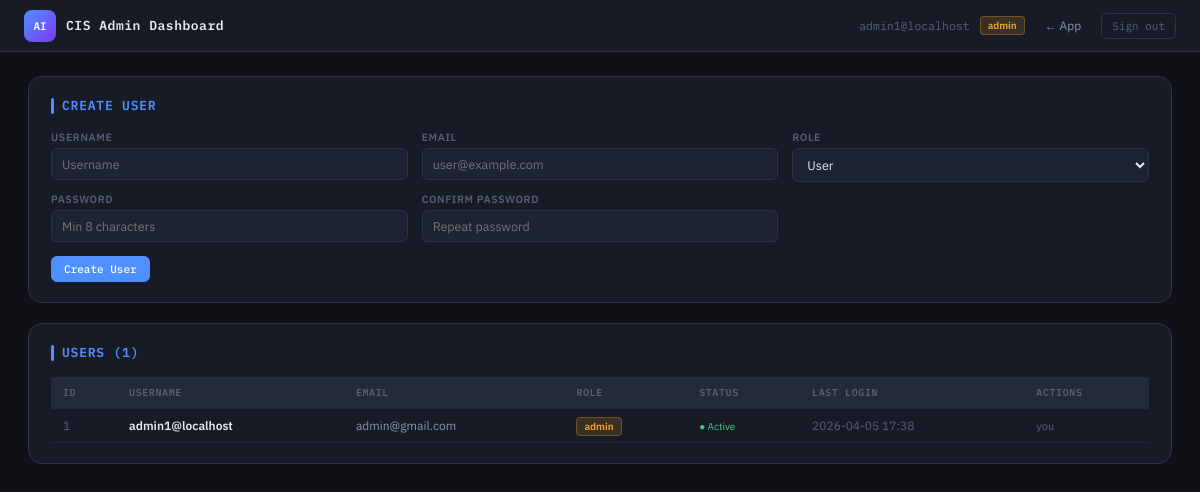
Page /admin/ (signed in) on the earlier database version.
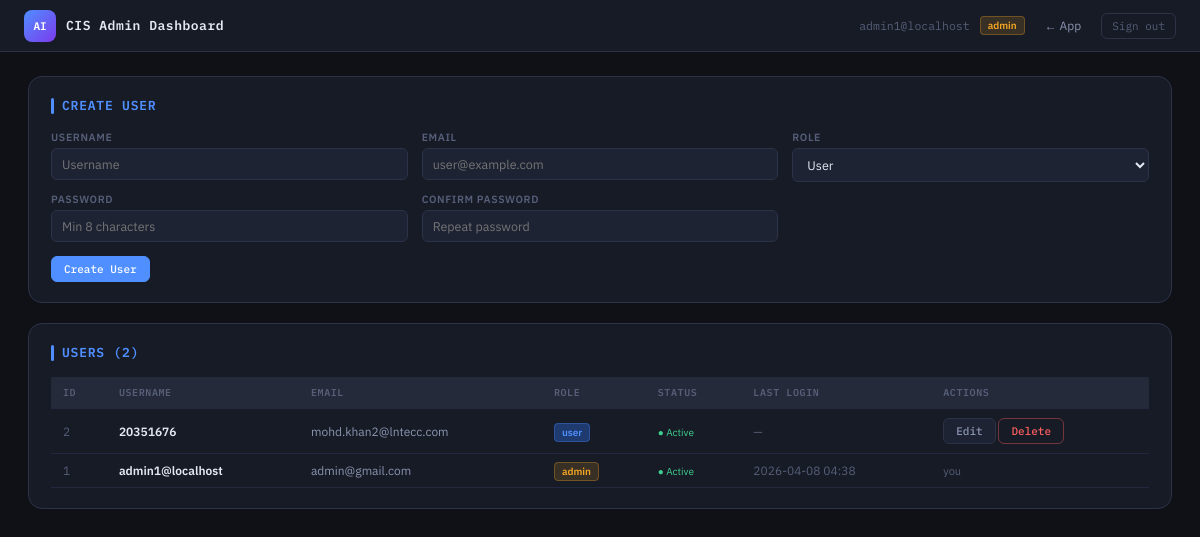
Same page on the later database version.
### models.py (models this page shows, shortened)
class User(UserMixin, db.Model):
    __tablename__ = "users"
    id           = db.Column(db.Integer,     primary_key=True)
    username     = db.Column(db.String(64),  unique=True, nullable=False, index=True)
    email        = db.Column(db.String(120), unique=True, nullable=False, index=True)
    password_hash= db.Column(db.String(256), nullable=False)
    role         = db.Column(db.String(16),  nullable=False, default="user")
    is_active    = db.Column(db.Boolean,     nullable=False, default=True)
    created_at   = db.Column(db.DateTime,    default=lambda: datetime.now(timezone.utc))
    last_login   = db.Column(db.DateTime,    nullable=True)
    @property
    def is_admin(self) -> bool:
        return self.role == "admin"

### app.py (the view)
@admin_bp.route("/")
@admin_required
def dashboard():
    users = User.query.order_by(User.created_at.desc()).all()
    form  = RegisterForm()
    return render_template("admin.html", users=users, form=form)

### forms.py (shortened to what this page needs)
class RegisterForm(FlaskForm):
    username  = StringField(
        "Username",
        validators=[DataRequired(), Length(min=3, max=64)],
        render_kw={"placeholder": "Username"},
    )
    email     = StringField(
        "Email",
        validators=[DataRequired(), Email(), Length(max=120)],
        render_kw={"placeholder": "user@example.com"},
    )
    password  = PasswordField(
        "Password",
        validators=[DataRequired(), Length(min=8, max=128)],
        render_kw={"placeholder": "Min 8 characters"},
    )
    password2 = PasswordField(
        "Confirm Password",
        validators=[DataRequired(), EqualTo("password", message="Passwords must match.")],
        render_kw={"placeholder": "Repeat password"},
    )
    role      = SelectField(
        "Role",
        choices=[(r, r.capitalize()) for r in ROLES],
        default="user",
    )
    submit    = SubmitField("Create User")

### app.py (called while the page is built)
def admin_required(f):
    @functools.wraps(f)
    @login_required
    def wrapped(*args, **kwargs):
        if not current_user.is_admin:
            abort(403)
        return f(*args, **kwargs)
    return wrapped

def create_app():
    app = Flask(__name__)
    app.config.from_object(get_config())
    db.init_app(app)
    login_manager.init_app(app)
    csrf.init_app(app)
    limiter.init_app(app)
    from models import User as _User
    @login_manager.user_loader
    def load_user(user_id):
        return db.session.get(_User, int(user_id))
    app.register_blueprint(auth_bp)
    app.register_blueprint(admin_bp)
    app.register_blueprint(cis_bp)
    with app.app_context():
        db.create_all()
    @app.errorhandler(403)
    def forbidden(e):
        return render_template("errors/403.html"), 403
    @app.errorhandler(404)
    def not_found(e):
        return render_template("errors/404.html"), 404
    @app.errorhandler(500)
    def server_error(e):
        return render_template("errors/500.html"), 500
    return app

### templates/admin.html (shortened to what this page needs)
<!DOCTYPE html>
<html lang="en">
<head>
</head>
<body>
<div class="topbar">
  <div class="brand">
    <div class="brand-mark">AI</div>
    <div>
      <div class="brand-title">CIS Admin Dashboard</div>
    </div>
  </div>
  <div class="topbar-right">
    <span class="user-badge">{{ current_user.username }}</span>
    <span class="admin-chip">admin</span>
    <a href="{{ url_for('cis.index') }}" class="nav-link">← App</a>
    <form method="POST" action="{{ url_for('auth.logout') }}" style="display:inline">
      <button type="submit" class="btn-logout">Sign out</button>
    </form>
  </div>
</div>
<main class="main">
  <div class="card">
    <div class="card-title">Create User</div>
    <form method="POST" action="{{ url_for('admin.create_user') }}" novalidate>
      <div class="form-grid">
        <div class="field">
          {{ form.username.label }}
          {{ form.username() }}
        </div>
        <div class="field">
          {{ form.email.label }}
          {{ form.email() }}
        </div>
        <div class="field">
          {{ form.role.label }}
          {{ form.role() }}
        </div>
        <div class="field">
          {{ form.password.label }}
          {{ form.password() }}
        </div>
        <div class="field">
          {{ form.password2.label }}
          {{ form.password2() }}
        </div>
      </div>
      {{ form.submit(class="btn btn-primary") }}
    </form>
  </div>
  <div class="card">
    <div class="card-title">Users ({{ users | length }})</div>
    <table class="tbl">
      <thead>
        <tr>
          <th>ID</th><th>Username</th><th>Email</th><th>Role</th>
          <th>Status</th><th>Last Login</th><th>Actions</th>
        </tr>
      </thead>
      <tbody>
        {% for u in users %}
        <tr>
          <td style="color:var(--text-3)">{{ u.id }}</td>
          <td style="font-weight:600">{{ u.username }}</td>
          <td style="color:var(--text-2)">{{ u.email }}</td>
          <td><span class="role-{{ u.role }}">{{ u.role }}</span></td>
          <td>
            {% if u.is_active %}
              <span class="status-active">● Active</span>
            {% else %}
              <span class="status-inactive">○ Inactive</span>
            {% endif %}
          </td>
          <td style="color:var(--text-3)">
            {{ u.last_login.strftime('%Y-%m-%d %H:%M') if u.last_login else '—' }}
          </td>
          <td>
            {% if u.id != current_user.id %}
            <details style="display:inline-block;position:relative">
              <summary class="btn" style="list-style:none;cursor:pointer">Edit</summary>
            </details>
            <form method="POST" action="{{ url_for('admin.delete_user', user_id=u.id) }}" style="display:inline" onsubmit="return confirm('Delete {{ u.username }}?')">
              <button type="submit" class="btn btn-danger">Delete</button>
            </form>
            {% else %}
            <span style="color:var(--text-3);font-size:11px">you</span>
            {% endif %}
          </td>
        </tr>
        {% endfor %}
      </tbody>
    </table>
  </div>
</main>
</body>
</html>

### templates/admin.html (style rules this page uses)
:root { --bg:#0f1117;--surface:#171b26;--surface-2:#1e2333;--surface-3:#252a3a; --border:#2c3349;--accent:#4f8fff;--accent-dim:#1e3a6e;--accent-glow:rgba(79,143,255,.18); --green:#3ecf8e;--red:#ff5f5f;--amber:#f5a623; --text:#e4e9f4;--text-2:#8b95b0;--text-3:#565e78; --mono:'IBM Plex Mono',monospace;--sans:'IBM Plex Sans',system-ui,sans-serif; }
*,*::before,*::after { box-sizing:border-box;margin:0;padding:0 }
html { font-size:13px }
body { font-family:var(--sans);background:var(--bg);color:var(--text);min-height:100vh }
.topbar { position:sticky;top:0;z-index:100;background:var(--surface);border-bottom:1px solid var(--border);padding:0 24px;height:52px;display:flex;align-items:center;justify-content:space-between;gap:12px }
.brand { display:flex;align-items:center;gap:10px }
.brand-mark { width:32px;height:32px;background:linear-gradient(135deg,var(--accent),#7c3aed);border-radius:8px;display:grid;place-items:center;font-family:var(--mono);font-weight:600;font-size:11px;color:#fff }
.brand-title { font-family:var(--mono);font-weight:600;font-size:13px;letter-spacing:.04em }
.topbar-right { display:flex;align-items:center;gap:10px }
.user-badge { font-size:11.5px;color:var(--text-3);font-family:var(--mono) }
.admin-chip { font-size:10px;font-weight:600;padding:2px 7px;border-radius:4px;background:rgba(245,166,35,.15);color:var(--amber);border:1px solid rgba(245,166,35,.3) }
.nav-link { font-size:12px;color:var(--text-2);text-decoration:none;padding:5px 10px;border-radius:6px;transition:all .15s }
.btn-logout { font-family:var(--mono);font-size:11px;padding:5px 10px;background:transparent;border:1px solid var(--border);border-radius:6px;color:var(--text-3);cursor:pointer;transition:all .15s }
.main { padding:24px 28px }
.card { background:var(--surface);border:1px solid var(--border);border-radius:14px;padding:20px 22px;margin-bottom:20px }
.card-title { font-family:var(--mono);font-weight:600;font-size:13px;color:var(--accent);letter-spacing:.06em;text-transform:uppercase;margin-bottom:16px;display:flex;align-items:center;gap:8px }
.card-title::before { content:'';display:inline-block;width:3px;height:16px;background:var(--accent);border-radius:2px }
.tbl { width:100%;border-collapse:collapse }
.tbl th,.tbl td { padding:9px 12px;text-align:left;font-size:12px;border-bottom:1px solid var(--border-soft, #232840) }
.tbl th { font-family:var(--mono);font-size:10px;font-weight:600;color:var(--text-3);text-transform:uppercase;letter-spacing:.06em;background:var(--surface-3) }
.role-admin { font-size:10px;font-weight:600;padding:2px 7px;border-radius:4px;background:rgba(245,166,35,.15);color:var(--amber);border:1px solid rgba(245,166,35,.3) }
.role-user { font-size:10px;font-weight:600;padding:2px 7px;border-radius:4px;background:var(--accent-dim);color:var(--accent);border:1px solid rgba(79,143,255,.3) }
.status-active { font-size:10px;color:var(--green) }
.form-grid { display:grid;grid-template-columns:repeat(3,1fr);gap:10px 14px;margin-bottom:14px }
.field { display:flex;flex-direction:column;gap:4px }
.field label { font-size:10.5px;font-weight:600;color:var(--text-3);letter-spacing:.06em;text-transform:uppercase }
.field input,.field select { background:var(--surface-2);border:1px solid var(--border);border-radius:6px;color:var(--text);font-family:var(--sans);font-size:12.5px;padding:7px 10px;transition:border-color .15s }
.field select option { background:var(--surface-3) }
.btn { font-family:var(--mono);font-size:11px;font-weight:500;padding:5px 12px;border-radius:6px;cursor:pointer;transition:all .15s;border:1px solid var(--border);background:var(--surface-2);color:var(--text-2) }
.btn-primary { background:var(--accent);border-color:var(--accent);color:#fff }
.btn-danger { border-color:rgba(255,95,95,.4);color:var(--red);background:transparent }

Differences in the rows shown:
changed User "admin1@localhost": last_login "2026-04-05 17:38" → "2026-04-08 04:38"
added User: id "2", username "20351676", email "mohd.khan2@lntecc.com", role "user", is_active "● Active", last_login "—"
Other differences:
{{ users | length }}: "1" → "2"
